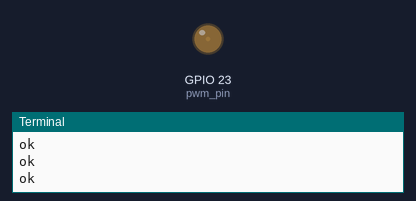
The program below on a simulated Raspberry Pi (BCM pin numbers). Shown: output pins drawn as LEDs (lit = HIGH), the last lines printed to the terminal.

Above: at 0.05 s.
At 0.5 s:
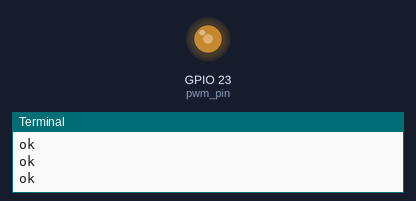
At 1.1 s:
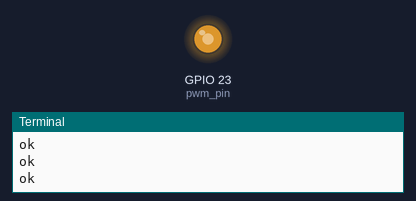
At 2.15 s:
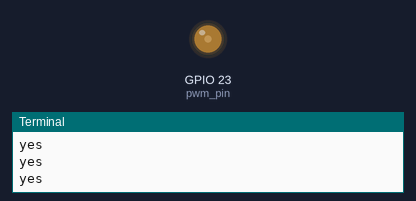
Timing chart, 0 to 7.9 s (numbered marks = the images above):
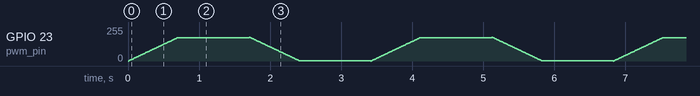

The program:

pwm.py
```python
import RPi.GPIO as GPIO  #导入gpio口驱动模块
import time              #导入时间模块
pwm_pin = 23             #定义pwm输出引脚

GPIO.setmode(GPIO.BCM)   #定义树莓派gpio引脚以BCM方式编号
GPIO.setup(pwm_pin,GPIO.OUT)  #使能gpio口为输出
pwm = GPIO.PWM(pwm_pin,320)   #定义pwm输出频率
while 1:
	for i in range(0,70):       #for循环调整脉宽
		print("ok")               #输出提示
		pwm.start(i)              #启动pwm
		time.sleep(0.01)
	time.sleep(1)           #延时

	for j in range(70,0,-1):
		print("yes")
		pwm.start(j)
		time.sleep(0.01)
	time.sleep(1)

pwm.stop()                   #关闭pwm输出
GPIO.cleanup()               #释放gpio口
```
